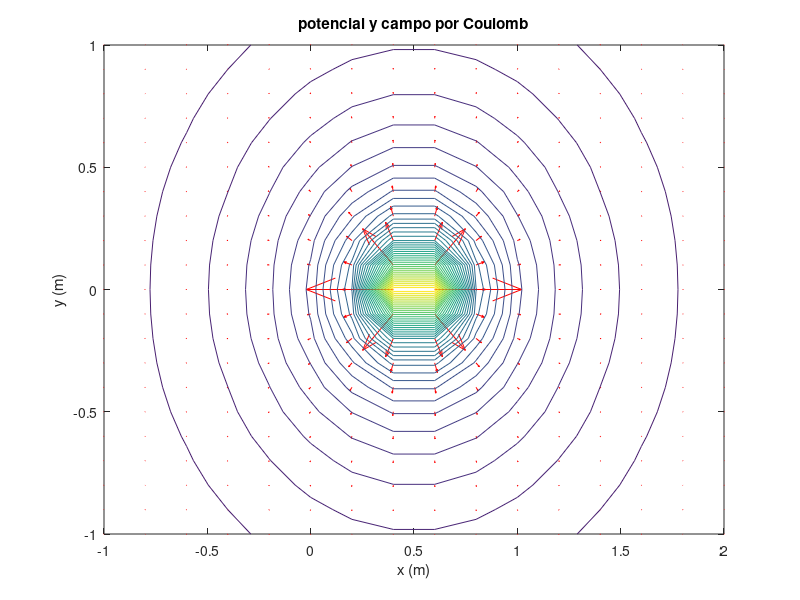

The MATLAB script that drew this image: (Note: this script raises an error after producing the figure.)
% datos
k=9*10^9;                          % constante de Coulomb
x0=0.5;                            % posición x carga
y0=0;                              % posición y carga

q=input('valor de la carga en nC, q: ');
q0=q*10^-9;                        % valor carga en C

a=-1.0:0.2:2.0;
b=-1.0:0.1:1.0;
[x,y]=meshgrid(a,b);

r0=abs(sqrt((x-x0).^2+(y-y0).^2)); % módulo del vector posición
fx=k*(q0*(x-x0)./r0.^3);           % componente x del campo eléctrico
fy=k*(q0*(y-y0)./r0.^3);           % componente y del campo eléctrico
V= k*q0./r0;                       %Valor del potencial

f1=figure;
quiver(x,y,fx,fy,2,'r');           % dibujo las líneas del campo vectorial
hold on
contour(x,y,V, 40);                % Dibujo de las líneas equipotenciales
xlabel('x (m)')
ylabel('y (m)')
title('potencial y campo por Coulomb')
hold off

f2=figure;
quiver(x,y,ex,ey,1,'r')            % dibujo las líneas del campo vectorial
hold on
contour(x,y,V,40);                 % Dibujo de las líneas equipotenciales
xlabel('x (m)')
ylabel('y (m)')
title('potencial y campo por gradiente')
hold off
